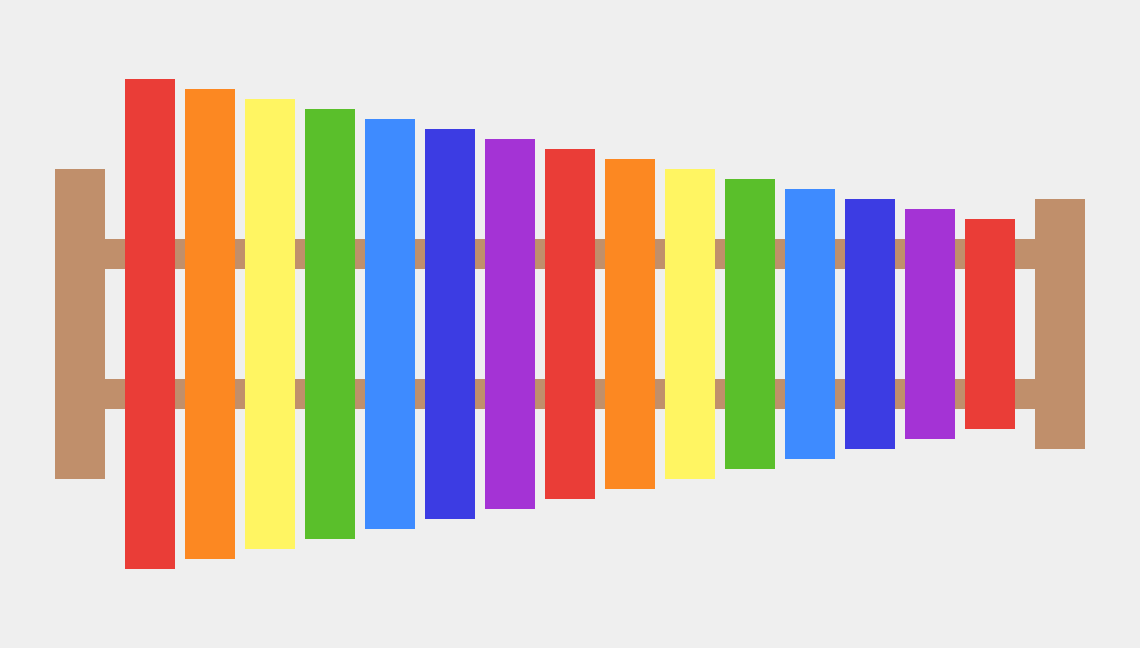
            <widget class="QWidget" name="xylophoneWidget">
             <property name="styleSheet">
              <string notr="true">* {
	border-style: none;
}

#line1, #line2, #line3, #line4 {
	background-color: rgb(192, 143, 107);
}

#c1, #c2, #c3 {
	background-color: rgb(234, 61, 55);
}

#d1, #d2 {
	background-color: rgb(252, 136, 34);
}

#e1, #e2 {
	background-color: rgb(255, 245, 98);
}

#f1, #f2 {
	background-color: rgb(90, 191, 43);
}

#g1, #g2 {
	background-color: rgb(62, 139, 255);
}

#a1, #a2 {
	background-color: rgb(60, 60, 227);
}

#b1, #b2 {
	background-color: rgb(164, 51, 213);
}

#c1:pressed, #c2:pressed, #c3:pressed {
	background-color: rgb(209, 76, 49);
}

#d1:pressed, #d2:pressed {
	background-color: rgb(220, 144, 29);
}

#e1:pressed, #e2:pressed {
	background-color: rgb(233, 240, 92);
}

#f1:pressed, #f2:pressed {
	background-color: rgb(69, 181, 40);
}

#g1:pressed, #g2:pressed {
	background-color: rgb(59, 108, 243);
}

#a1:pressed, #a2:pressed {
	background-color: rgb(74, 56, 213);
}

#b1:pressed, #b2:pressed {
	background-color: rgb(164, 46, 193);
}</string>
             </property>
             <layout class="QGridLayout" name="gridLayout_7">
              <item row="0" column="1">
               <spacer name="verticalSpacer_8">
                <property name="orientation">
                 <enum>Qt::Vertical</enum>
                </property>
                <property name="sizeHint" stdset="0">
                 <size>
                  <width>20</width>
                  <height>48</height>
                 </size>
                </property>
               </spacer>
              </item>
              <item row="1" column="0">
               <spacer name="horizontalSpacer_12">
                <property name="orientation">
                 <enum>Qt::Horizontal</enum>
                </property>
                <property name="sizeHint" stdset="0">
                 <size>
                  <width>24</width>
                  <height>20</height>
                 </size>
                </property>
               </spacer>
              </item>
              <item row="1" column="1" rowspan="2">
               <widget class="QWidget" name="widget_2" native="true">
                <property name="minimumSize">
                 <size>
                  <width>1070</width>
                  <height>530</height>
                 </size>
                </property>
                <property name="maximumSize">
                 <size>
                  <width>1070</width>
                  <height>530</height>
                 </size>
                </property>
                <property name="cursor">
                 <cursorShape>ArrowCursor</cursorShape>
                </property>
                <widget class="QWidget" name="line3" native="true">
                 <property name="geometry">
                  <rect>
                   <x>20</x>
                   <y>110</y>
                   <width>50</width>
                   <height>310</height>
                  </rect>
                 </property>
                </widget>
                <widget class="QPushButton" name="g2">
                 <property name="geometry">
                  <rect>
                   <x>750</x>
                   <y>130</y>
                   <width>50</width>
                   <height>270</height>
                  </rect>
                 </property>
                 <property name="cursor">
                  <cursorShape>PointingHandCursor</cursorShape>
                 </property>
                 <property name="text">
                  <string/>
                 </property>
                 <property name="shortcut">
                  <string>W</string>
                 </property>
                </widget>
                <widget class="QWidget" name="line2" native="true">
                 <property name="geometry">
                  <rect>
                   <x>70</x>
                   <y>320</y>
                   <width>940</width>
                   <height>30</height>
                  </rect>
                 </property>
                </widget>
                <widget class="QPushButton" name="c1">
                 <property name="geometry">
                  <rect>
                   <x>90</x>
                   <y>20</y>
                   <width>50</width>
                   <height>490</height>
                  </rect>
                 </property>
                 <property name="cursor">
                  <cursorShape>PointingHandCursor</cursorShape>
                 </property>
                 <property name="text">
                  <string/>
                 </property>
                 <property name="shortcut">
                  <string>1</string>
                 </property>
                </widget>
                <widget class="QPushButton" name="e2">
                 <property name="geometry">
                  <rect>
                   <x>630</x>
                   <y>110</y>
                   <width>50</width>
                   <height>310</height>
                  </rect>
                 </property>
                 <property name="cursor">
                  <cursorShape>PointingHandCursor</cursorShape>
                 </property>
                 <property name="text">
                  <string/>
                 </property>
                 <property name="shortcut">
                  <string>0</string>
                 </property>
                </widget>
                <widget class="QPushButton" name="e1">
                 <property name="geometry">
                  <rect>
                   <x>210</x>
                   <y>40</y>
                   <width>50</width>
                   <height>450</height>
                  </rect>
                 </property>
                 <property name="cursor">
                  <cursorShape>PointingHandCursor</cursorShape>
                 </property>
                 <property name="text">
                  <string/>
                 </property>
                 <property name="shortcut">
                  <string>3</string>
                 </property>
                </widget>
                <widget class="QPushButton" name="a1">
                 <property name="geometry">
                  <rect>
                   <x>390</x>
                   <y>70</y>
                   <width>50</width>
                   <height>390</height>
                  </rect>
                 </property>
                 <property name="cursor">
                  <cursorShape>PointingHandCursor</cursorShape>
                 </property>
                 <property name="text">
                  <string/>
                 </property>
                 <property name="shortcut">
                  <string>6</string>
                 </property>
                </widget>
                <widget class="QPushButton" name="b2">
                 <property name="geometry">
                  <rect>
                   <x>870</x>
                   <y>150</y>
                   <width>50</width>
                   <height>230</height>
                  </rect>
                 </property>
                 <property name="cursor">
                  <cursorShape>PointingHandCursor</cursorShape>
                 </property>
                 <property name="text">
                  <string/>
                 </property>
                 <property name="shortcut">
                  <string>R</string>
                 </property>
                </widget>
                <widget class="QWidget" name="line4" native="true">
                 <property name="geometry">
                  <rect>
                   <x>1000</x>
                   <y>140</y>
                   <width>50</width>
                   <height>250</height>
                  </rect>
                 </property>
                </widget>
                <widget class="QPushButton" name="b1">
                 <property name="geometry">
                  <rect>
                   <x>450</x>
                   <y>80</y>
                   <width>50</width>
                   <height>370</height>
                  </rect>
                 </property>
                 <property name="cursor">
                  <cursorShape>PointingHandCursor</cursorShape>
                 </property>
                 <property name="text">
                  <string/>
                 </property>
                 <property name="shortcut">
                  <string>7</string>
                 </property>
                </widget>
                <widget class="QPushButton" name="c2">
                 <property name="geometry">
                  <rect>
                   <x>510</x>
                   <y>90</y>
                   <width>50</width>
                   <height>350</height>
                  </rect>
                 </property>
                 <property name="cursor">
                  <cursorShape>PointingHandCursor</cursorShape>
                 </property>
                 <property name="text">
                  <string/>
                 </property>
                 <property name="shortcut">
                  <string>8</string>
                 </property>
                </widget>
                <widget class="QPushButton" name="d1">
                 <property name="geometry">
                  <rect>
                   <x>150</x>
                   <y>30</y>
                   <width>50</width>
                   <height>470</height>
                  </rect>
                 </property>
                 <property name="cursor">
                  <cursorShape>PointingHandCursor</cursorShape>
                 </property>
                 <property name="text">
                  <string/>
                 </property>
                 <property name="shortcut">
                  <string>2</string>
                 </property>
                </widget>
                <widget class="QPushButton" name="g1">
                 <property name="geometry">
                  <rect>
                   <x>330</x>
                   <y>60</y>
                   <width>50</width>
                   <height>410</height>
                  </rect>
                 </property>
                 <property name="cursor">
                  <cursorShape>PointingHandCursor</cursorShape>
                 </property>
                 <property name="text">
                  <string/>
                 </property>
                 <property name="shortcut">
                  <string>5</string>
                 </property>
                </widget>
                <widget class="QPushButton" name="d2">
                 <property name="geometry">
                  <rect>
                   <x>570</x>
                   <y>100</y>
                   <width>50</width>
                   <height>330</height>
                  </rect>
                 </property>
                 <property name="cursor">
                  <cursorShape>PointingHandCursor</cursorShape>
                 </property>
                 <property name="text">
                  <string/>
                 </property>
                 <property name="shortcut">
                  <string>9</string>
                 </property>
                </widget>
                <widget class="QPushButton" name="a2">
                 <property name="geometry">
                  <rect>
                   <x>810</x>
                   <y>140</y>
                   <width>50</width>
                   <height>250</height>
                  </rect>
                 </property>
                 <property name="cursor">
                  <cursorShape>PointingHandCursor</cursorShape>
                 </property>
                 <property name="text">
                  <string/>
                 </property>
                 <property name="shortcut">
                  <string>E</string>
                 </property>
                </widget>
                <widget class="QPushButton" name="f2">
                 <property name="geometry">
                  <rect>
                   <x>690</x>
                   <y>120</y>
                   <width>50</width>
                   <height>290</height>
                  </rect>
                 </property>
                 <property name="cursor">
                  <cursorShape>PointingHandCursor</cursorShape>
                 </property>
                 <property name="text">
                  <string/>
                 </property>
                 <property name="shortcut">
                  <string>Q</string>
                 </property>
                </widget>
                <widget class="QPushButton" name="c3">
                 <property name="geometry">
                  <rect>
                   <x>930</x>
                   <y>160</y>
                   <width>50</width>
                   <height>210</height>
                  </rect>
                 </property>
                 <property name="cursor">
                  <cursorShape>PointingHandCursor</cursorShape>
                 </property>
                 <property name="text">
                  <string/>
                 </property>
                 <property name="shortcut">
                  <string>T</string>
                 </property>
                </widget>
                <widget class="QWidget" name="line1" native="true">
                 <property name="geometry">
                  <rect>
                   <x>70</x>
                   <y>180</y>
                   <width>940</width>
                   <height>30</height>
                  </rect>
                 </property>
                </widget>
                <widget class="QPushButton" name="f1">
                 <property name="geometry">
                  <rect>
                   <x>270</x>
                   <y>50</y>
                   <width>50</width>
                   <height>430</height>
                  </rect>
                 </property>
                 <property name="cursor">
                  <cursorShape>PointingHandCursor</cursorShape>
                 </property>
                 <property name="text">
                  <string/>
                 </property>
                 <property name="shortcut">
                  <string>4</string>
                 </property>
                </widget>
                <zorder>line1</zorder>
                <zorder>line3</zorder>
                <zorder>line2</zorder>
                <zorder>c1</zorder>
                <zorder>e2</zorder>
                <zorder>e1</zorder>
                <zorder>a1</zorder>
                <zorder>b2</zorder>
                <zorder>line4</zorder>
                <zorder>b1</zorder>
                <zorder>c2</zorder>
                <zorder>d1</zorder>
                <zorder>g1</zorder>
                <zorder>d2</zorder>
                <zorder>a2</zorder>
                <zorder>f2</zorder>
                <zorder>c3</zorder>
                <zorder>f1</zorder>
                <zorder>g2</zorder>
               </widget>
              </item>
              <item row="2" column="2">
               <spacer name="horizontalSpacer_13">
                <property name="orientation">
                 <enum>Qt::Horizontal</enum>
                </property>
                <property name="sizeHint" stdset="0">
                 <size>
                  <width>24</width>
                  <height>20</height>
                 </size>
                </property>
               </spacer>
              </item>
              <item row="3" column="1">
               <spacer name="verticalSpacer_9">
                <property name="orientation">
                 <enum>Qt::Vertical</enum>
                </property>
                <property name="sizeHint" stdset="0">
                 <size>
                  <width>20</width>
                  <height>48</height>
                 </size>
                </property>
               </spacer>
              </item>
             </layout>
            </widget>
